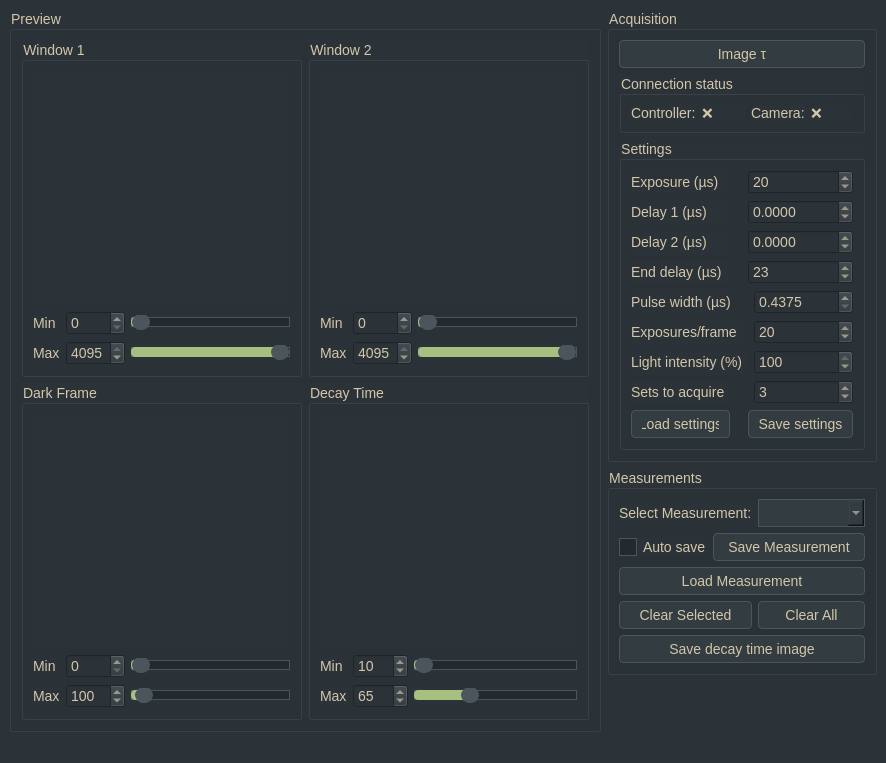
<?xml version="1.0" encoding="UTF-8"?>
<ui version="4.0">
 <class>MainWindow</class>
 <widget class="QMainWindow" name="MainWindow">
  <property name="geometry">
   <rect>
    <x>0</x>
    <y>0</y>
    <width>874</width>
    <height>763</height>
   </rect>
  </property>
  <property name="baseSize">
   <size>
    <width>1388</width>
    <height>1074</height>
   </size>
  </property>
  <property name="windowTitle">
   <string>MainWindow</string>
  </property>
  <property name="styleSheet">
   <string notr="true">QWidget {
    background-color: #2b3339;
    color: #d3c6aa;
    font-family: &quot;Segoe UI&quot;, &quot;DejaVu Sans&quot;, sans-serif;
    font-size: 14px;
}

/* ----- Buttons ----- */
QPushButton {
    background-color: #323c41;
    color: #d3c6aa;
    border: 1px solid #4c555b;
    border-radius: 4px;
    padding: 5px 10px;
}

QPushButton:hover {
    background-color: #374247;
    border: 1px solid #a7c080;
}

QPushButton:pressed {
    background-color: #a7c080;
    color: #2b3339;
}

/* ----- LineEdits / TextEdits ----- */
QLineEdit, QTextEdit, QPlainTextEdit {
    background-color: #232a2e;
    border: 1px solid #4c555b;
    padding: 4px;
    color: #d3c6aa;
    selection-background-color: #7fbbb3;
    selection-color: #2b3339;
}

QLineEdit:hover, QTextEdit:hover, QPlainTextEdit:hover {
    border: 1px solid #a7c080;
}

/* ----- Labels ----- */
QLabel {
    color: #d3c6aa;
}

/* ----- ComboBox ----- */
QComboBox {
    background-color: #323c41;
    border: 1px solid #4c555b;
    padding: 4px;
    color: #d3c6aa;
}

QComboBox:hover {
    border: 1px solid #a7c080;
}

QComboBox QAbstractItemView {
    background-color: #2b3339;
    selection-background-color: #7fbbb3;
    selection-color: #2b3339;
}

/* ----- Checkboxes &amp; Radio Buttons ----- */
QCheckBox, QRadioButton {
    spacing: 6px;
    color: #d3c6aa;
}

QCheckBox::indicator, QRadioButton::indicator {
    width: 16px;
    height: 16px;
    border: 1px solid #4c555b;
    background: #232a2e;
}

QCheckBox::indicator:hover, QRadioButton::indicator:hover {
    border: 1px solid #a7c080;
}

QCheckBox::indicator:checked, QRadioButton::indicator:checked {
    background: #a7c080;
    border: 1px solid #a7c080;
}

/* ----- Progress Bar ----- */
QProgressBar {
    border: 1px solid #4c555b;
    text-align: center;
    background-color: #232a2e;
    color: #d3c6aa;
}

QProgressBar::chunk {
    background-color: #a7c080;
}

/* ----- Scrollbars ----- */
QScrollBar:vertical {
    border: none;
    background: #232a2e;
    width: 10px;
    margin: 0px;
}

QScrollBar::handle:vertical {
    background: #4c555b;
    border-radius: 5px;
}

QScrollBar::handle:vertical:hover {
    background: #a7c080;
}

/* ----- Slider ----- */
QSlider::groove:horizontal {
    border: 1px solid #4c555b;
    height: 8px;
    background: #232a2e;
}

QSlider::handle:horizontal {
    background: #4c555b;
    border: 1px solid #4c555b;
    width: 16px;
    margin: -4px 0;
    border-radius: 8px;
}

QSlider::groove:horizontal:hover, QSlider::handle:horizontal:hover {
    border: 1px solid #a7c080;
}

QSlider::sub-page:horizontal {
    background: #a7c080;
    border-radius: 4px;
}

/* ----- Menus ----- */
QMenuBar {
    background-color: #323c41;
    color: #d3c6aa;
}

QMenuBar::item:selected {
    background: #7fbbb3;
    color: #2b3339;
}

QMenu {
    background-color: #2b3339;
    border: 1px solid #4c555b;
    color: #d3c6aa;
}

QMenu::item:selected {
    background-color: #7fbbb3;
    color: #2b3339;
}</string>
  </property>
  <widget class="QWidget" name="centralwidget">
   <layout class="QGridLayout" name="gridLayout_9">
    <item row="0" column="0" rowspan="3">
     <widget class="QGroupBox" name="preview_gb">
      <property name="sizePolicy">
       <sizepolicy hsizetype="Preferred" vsizetype="Preferred">
        <horstretch>0</horstretch>
        <verstretch>0</verstretch>
       </sizepolicy>
      </property>
      <property name="title">
       <string>Preview</string>
      </property>
      <layout class="QGridLayout" name="gridLayout_5">
       <item row="0" column="0">
        <widget class="QGroupBox" name="groupBox">
         <property name="sizePolicy">
          <sizepolicy hsizetype="Expanding" vsizetype="Expanding">
           <horstretch>0</horstretch>
           <verstretch>0</verstretch>
          </sizepolicy>
         </property>
         <property name="title">
          <string>Window 1</string>
         </property>
         <layout class="QGridLayout" name="gridLayout" rowstretch="1,0,0" columnstretch="0,0,0">
          <item row="1" column="1">
           <widget class="QSpinBox" name="window1_min_sb">
            <property name="minimumSize">
             <size>
              <width>55</width>
              <height>0</height>
             </size>
            </property>
            <property name="maximum">
             <number>4095</number>
            </property>
           </widget>
          </item>
          <item row="2" column="2">
           <widget class="QSlider" name="window1_max_hs">
            <property name="maximum">
             <number>4095</number>
            </property>
            <property name="value">
             <number>4095</number>
            </property>
            <property name="orientation">
             <enum>Qt::Orientation::Horizontal</enum>
            </property>
           </widget>
          </item>
          <item row="1" column="2">
           <widget class="QSlider" name="window1_min_hs">
            <property name="maximum">
             <number>4095</number>
            </property>
            <property name="orientation">
             <enum>Qt::Orientation::Horizontal</enum>
            </property>
           </widget>
          </item>
          <item row="0" column="0" colspan="3">
           <widget class="ImageLabel" name="window1_lbl">
            <property name="sizePolicy">
             <sizepolicy hsizetype="Expanding" vsizetype="Expanding">
              <horstretch>0</horstretch>
              <verstretch>0</verstretch>
             </sizepolicy>
            </property>
            <property name="minimumSize">
             <size>
              <width>257</width>
              <height>188</height>
             </size>
            </property>
            <property name="baseSize">
             <size>
              <width>517</width>
              <height>384</height>
             </size>
            </property>
            <property name="text">
             <string/>
            </property>
           </widget>
          </item>
          <item row="2" column="1">
           <widget class="QSpinBox" name="window1_max_sb">
            <property name="minimumSize">
             <size>
              <width>55</width>
              <height>0</height>
             </size>
            </property>
            <property name="maximum">
             <number>4095</number>
            </property>
            <property name="value">
             <number>4095</number>
            </property>
           </widget>
          </item>
          <item row="2" column="0">
           <widget class="QLabel" name="label_2">
            <property name="sizePolicy">
             <sizepolicy hsizetype="Fixed" vsizetype="Fixed">
              <horstretch>0</horstretch>
              <verstretch>0</verstretch>
             </sizepolicy>
            </property>
            <property name="text">
             <string>Max</string>
            </property>
           </widget>
          </item>
          <item row="1" column="0">
           <widget class="QLabel" name="label">
            <property name="sizePolicy">
             <sizepolicy hsizetype="Fixed" vsizetype="Fixed">
              <horstretch>0</horstretch>
              <verstretch>0</verstretch>
             </sizepolicy>
            </property>
            <property name="text">
             <string>Min</string>
            </property>
           </widget>
          </item>
         </layout>
        </widget>
       </item>
       <item row="0" column="1">
        <widget class="QGroupBox" name="groupBox_3">
         <property name="sizePolicy">
          <sizepolicy hsizetype="Expanding" vsizetype="Expanding">
           <horstretch>0</horstretch>
           <verstretch>0</verstretch>
          </sizepolicy>
         </property>
         <property name="title">
          <string>Window 2</string>
         </property>
         <layout class="QGridLayout" name="gridLayout_2" rowstretch="0,0,0" columnstretch="0,0,0">
          <item row="2" column="0">
           <widget class="QLabel" name="label_3">
            <property name="sizePolicy">
             <sizepolicy hsizetype="Fixed" vsizetype="Fixed">
              <horstretch>0</horstretch>
              <verstretch>0</verstretch>
             </sizepolicy>
            </property>
            <property name="text">
             <string>Max</string>
            </property>
           </widget>
          </item>
          <item row="1" column="0">
           <widget class="QLabel" name="label_4">
            <property name="sizePolicy">
             <sizepolicy hsizetype="Fixed" vsizetype="Fixed">
              <horstretch>0</horstretch>
              <verstretch>0</verstretch>
             </sizepolicy>
            </property>
            <property name="text">
             <string>Min</string>
            </property>
           </widget>
          </item>
          <item row="2" column="2">
           <widget class="QSlider" name="window2_max_hs">
            <property name="maximum">
             <number>4095</number>
            </property>
            <property name="value">
             <number>4095</number>
            </property>
            <property name="orientation">
             <enum>Qt::Orientation::Horizontal</enum>
            </property>
           </widget>
          </item>
          <item row="1" column="2">
           <widget class="QSlider" name="window2_min_hs">
            <property name="maximum">
             <number>4095</number>
            </property>
            <property name="orientation">
             <enum>Qt::Orientation::Horizontal</enum>
            </property>
           </widget>
          </item>
          <item row="0" column="0" colspan="3">
           <widget class="ImageLabel" name="window2_lbl">
            <property name="sizePolicy">
             <sizepolicy hsizetype="Expanding" vsizetype="Expanding">
              <horstretch>0</horstretch>
              <verstretch>0</verstretch>
             </sizepolicy>
            </property>
            <property name="minimumSize">
             <size>
              <width>257</width>
              <height>188</height>
             </size>
            </property>
            <property name="baseSize">
             <size>
              <width>517</width>
              <height>384</height>
             </size>
            </property>
            <property name="text">
             <string/>
            </property>
           </widget>
          </item>
          <item row="1" column="1">
           <widget class="QSpinBox" name="window2_min_sb">
            <property name="minimumSize">
             <size>
              <width>55</width>
              <height>0</height>
             </size>
            </property>
            <property name="maximum">
             <number>4095</number>
            </property>
           </widget>
          </item>
          <item row="2" column="1">
           <widget class="QSpinBox" name="window2_max_sb">
            <property name="minimumSize">
             <size>
              <width>55</width>
              <height>0</height>
             </size>
            </property>
            <property name="maximum">
             <number>4095</number>
            </property>
            <property name="value">
             <number>4095</number>
            </property>
           </widget>
          </item>
         </layout>
        </widget>
       </item>
       <item row="1" column="0">
        <widget class="QGroupBox" name="groupBox_5">
         <property name="sizePolicy">
          <sizepolicy hsizetype="Expanding" vsizetype="Expanding">
           <horstretch>0</horstretch>
           <verstretch>0</verstretch>
          </sizepolicy>
         </property>
         <property name="title">
          <string>Dark Frame</string>
         </property>
         <layout class="QGridLayout" name="gridLayout_4">
          <item row="1" column="1">
           <widget class="QSpinBox" name="dark_min_sb">
            <property name="minimumSize">
             <size>
              <width>55</width>
              <height>0</height>
             </size>
            </property>
            <property name="maximum">
             <number>4095</number>
            </property>
           </widget>
          </item>
          <item row="1" column="0">
           <widget class="QLabel" name="label_6">
            <property name="sizePolicy">
             <sizepolicy hsizetype="Fixed" vsizetype="Fixed">
              <horstretch>0</horstretch>
              <verstretch>0</verstretch>
             </sizepolicy>
            </property>
            <property name="text">
             <string>Min</string>
            </property>
           </widget>
          </item>
          <item row="2" column="1">
           <widget class="QSpinBox" name="dark_max_sb">
            <property name="minimumSize">
             <size>
              <width>55</width>
              <height>0</height>
             </size>
            </property>
            <property name="maximum">
             <number>4095</number>
            </property>
            <property name="value">
             <number>100</number>
            </property>
           </widget>
          </item>
          <item row="1" column="2">
           <widget class="QSlider" name="dark_min_hs">
            <property name="maximum">
             <number>4095</number>
            </property>
            <property name="orientation">
             <enum>Qt::Orientation::Horizontal</enum>
            </property>
           </widget>
          </item>
          <item row="0" column="0" colspan="3">
           <widget class="ImageLabel" name="dark_lbl">
            <property name="sizePolicy">
             <sizepolicy hsizetype="Expanding" vsizetype="Expanding">
              <horstretch>0</horstretch>
              <verstretch>0</verstretch>
             </sizepolicy>
            </property>
            <property name="minimumSize">
             <size>
              <width>257</width>
              <height>188</height>
             </size>
            </property>
            <property name="baseSize">
             <size>
              <width>517</width>
              <height>384</height>
             </size>
            </property>
            <property name="text">
             <string/>
            </property>
           </widget>
          </item>
          <item row="2" column="0">
           <widget class="QLabel" name="label_5">
            <property name="sizePolicy">
             <sizepolicy hsizetype="Fixed" vsizetype="Fixed">
              <horstretch>0</horstretch>
              <verstretch>0</verstretch>
             </sizepolicy>
            </property>
            <property name="text">
             <string>Max</string>
            </property>
           </widget>
          </item>
          <item row="2" column="2">
           <widget class="QSlider" name="dark_max_hs">
            <property name="maximum">
             <number>4095</number>
            </property>
            <property name="value">
             <number>100</number>
            </property>
            <property name="sliderPosition">
             <number>100</number>
            </property>
            <property name="orientation">
             <enum>Qt::Orientation::Horizontal</enum>
            </property>
           </widget>
          </item>
         </layout>
        </widget>
       </item>
       <item row="1" column="1">
        <widget class="QGroupBox" name="groupBox_4">
         <property name="sizePolicy">
          <sizepolicy hsizetype="Expanding" vsizetype="Expanding">
           <horstretch>0</horstretch>
           <verstretch>0</verstretch>
          </sizepolicy>
         </property>
         <property name="title">
          <string>Decay Time</string>
         </property>
         <layout class="QGridLayout" name="gridLayout_3">
          <item row="0" column="0" colspan="3">
           <widget class="ImageLabel" name="lifetime_lbl">
            <property name="sizePolicy">
             <sizepolicy hsizetype="Expanding" vsizetype="Expanding">
              <horstretch>0</horstretch>
              <verstretch>0</verstretch>
             </sizepolicy>
            </property>
            <property name="minimumSize">
             <size>
              <width>257</width>
              <height>188</height>
             </size>
            </property>
            <property name="baseSize">
             <size>
              <width>517</width>
              <height>384</height>
             </size>
            </property>
            <property name="text">
             <string/>
            </property>
           </widget>
          </item>
          <item row="1" column="0">
           <widget class="QLabel" name="label_8">
            <property name="sizePolicy">
             <sizepolicy hsizetype="Fixed" vsizetype="Fixed">
              <horstretch>0</horstretch>
              <verstretch>0</verstretch>
             </sizepolicy>
            </property>
            <property name="minimumSize">
             <size>
              <width>0</width>
              <height>0</height>
             </size>
            </property>
            <property name="text">
             <string>Min</string>
            </property>
           </widget>
          </item>
          <item row="1" column="2">
           <widget class="QSlider" name="lifetime_min_hs">
            <property name="maximum">
             <number>200</number>
            </property>
            <property name="orientation">
             <enum>Qt::Orientation::Horizontal</enum>
            </property>
           </widget>
          </item>
          <item row="2" column="0">
           <widget class="QLabel" name="label_7">
            <property name="sizePolicy">
             <sizepolicy hsizetype="Fixed" vsizetype="Fixed">
              <horstretch>0</horstretch>
              <verstretch>0</verstretch>
             </sizepolicy>
            </property>
            <property name="minimumSize">
             <size>
              <width>0</width>
              <height>0</height>
             </size>
            </property>
            <property name="text">
             <string>Max</string>
            </property>
           </widget>
          </item>
          <item row="2" column="2">
           <widget class="QSlider" name="lifetime_max_hs">
            <property name="maximum">
             <number>200</number>
            </property>
            <property name="value">
             <number>65</number>
            </property>
            <property name="orientation">
             <enum>Qt::Orientation::Horizontal</enum>
            </property>
           </widget>
          </item>
          <item row="1" column="1">
           <widget class="QSpinBox" name="lifetime_min_sb">
            <property name="minimumSize">
             <size>
              <width>55</width>
              <height>0</height>
             </size>
            </property>
            <property name="maximum">
             <number>200</number>
            </property>
            <property name="value">
             <number>10</number>
            </property>
           </widget>
          </item>
          <item row="2" column="1">
           <widget class="QSpinBox" name="lifetime_max_sb">
            <property name="minimumSize">
             <size>
              <width>55</width>
              <height>0</height>
             </size>
            </property>
            <property name="maximum">
             <number>200</number>
            </property>
            <property name="value">
             <number>65</number>
            </property>
           </widget>
          </item>
         </layout>
        </widget>
       </item>
      </layout>
     </widget>
    </item>
    <item row="0" column="1">
     <widget class="QGroupBox" name="groupBox_2">
      <property name="sizePolicy">
       <sizepolicy hsizetype="Fixed" vsizetype="Fixed">
        <horstretch>0</horstretch>
        <verstretch>0</verstretch>
       </sizepolicy>
      </property>
      <property name="minimumSize">
       <size>
        <width>0</width>
        <height>0</height>
       </size>
      </property>
      <property name="maximumSize">
       <size>
        <width>270</width>
        <height>16777215</height>
       </size>
      </property>
      <property name="title">
       <string>Acquisition</string>
      </property>
      <layout class="QGridLayout" name="gridLayout_7">
       <item row="0" column="0">
        <widget class="QPushButton" name="image_tau_btn">
         <property name="enabled">
          <bool>true</bool>
         </property>
         <property name="text">
          <string>Image τ</string>
         </property>
        </widget>
       </item>
       <item row="1" column="0">
        <widget class="QGroupBox" name="groupBox_9">
         <property name="minimumSize">
          <size>
           <width>0</width>
           <height>50</height>
          </size>
         </property>
         <property name="title">
          <string>Connection status</string>
         </property>
         <layout class="QGridLayout" name="gridLayout_11">
          <item row="0" column="0">
           <widget class="QLabel" name="label_21">
            <property name="text">
             <string>Controller:</string>
            </property>
           </widget>
          </item>
          <item row="0" column="1">
           <widget class="QLabel" name="controller_status_lbl">
            <property name="text">
             <string>❌</string>
            </property>
           </widget>
          </item>
          <item row="0" column="2">
           <widget class="QLabel" name="label_22">
            <property name="text">
             <string>Camera:</string>
            </property>
           </widget>
          </item>
          <item row="0" column="3">
           <widget class="QLabel" name="camera_status_lbl">
            <property name="text">
             <string>❌</string>
            </property>
           </widget>
          </item>
         </layout>
        </widget>
       </item>
       <item row="2" column="0">
        <widget class="QGroupBox" name="groupBox_6">
         <property name="title">
          <string>Settings</string>
         </property>
         <layout class="QGridLayout" name="gridLayout_6">
          <item row="6" column="1" colspan="4">
           <widget class="QLabel" name="label_13">
            <property name="text">
             <string>Light intensity (%)</string>
            </property>
           </widget>
          </item>
          <item row="5" column="5">
           <widget class="QSpinBox" name="exposures_per_frame_sb">
            <property name="minimum">
             <number>1</number>
            </property>
            <property name="maximum">
             <number>4095</number>
            </property>
            <property name="value">
             <number>20</number>
            </property>
           </widget>
          </item>
          <item row="10" column="4" colspan="2">
           <widget class="QPushButton" name="save_settings_btn">
            <property name="text">
             <string>Save settings</string>
            </property>
           </widget>
          </item>
          <item row="3" column="1">
           <widget class="QLabel" name="label_20">
            <property name="text">
             <string>End delay (µs)</string>
            </property>
           </widget>
          </item>
          <item row="4" column="1">
           <widget class="QLabel" name="label_11">
            <property name="text">
             <string>Pulse width (µs)</string>
            </property>
           </widget>
          </item>
          <item row="10" column="1">
           <widget class="QPushButton" name="load_settings_btn">
            <property name="text">
             <string>Load settings</string>
            </property>
           </widget>
          </item>
          <item row="1" column="1">
           <widget class="QLabel" name="label_9">
            <property name="text">
             <string>Delay 1 (µs)</string>
            </property>
           </widget>
          </item>
          <item row="7" column="5">
           <widget class="QSpinBox" name="sets_to_acquire_sb">
            <property name="minimum">
             <number>1</number>
            </property>
            <property name="maximum">
             <number>1000</number>
            </property>
            <property name="value">
             <number>3</number>
            </property>
           </widget>
          </item>
          <item row="2" column="1">
           <widget class="QLabel" name="label_10">
            <property name="text">
             <string>Delay 2 (µs)</string>
            </property>
           </widget>
          </item>
          <item row="5" column="1" colspan="3">
           <widget class="QLabel" name="label_12">
            <property name="text">
             <string>Exposures/frame</string>
            </property>
           </widget>
          </item>
          <item row="6" column="5">
           <widget class="QSpinBox" name="light_intensity_sb">
            <property name="maximum">
             <number>100</number>
            </property>
            <property name="singleStep">
             <number>1</number>
            </property>
            <property name="value">
             <number>100</number>
            </property>
           </widget>
          </item>
          <item row="7" column="1">
           <widget class="QLabel" name="label_14">
            <property name="text">
             <string>Sets to acquire</string>
            </property>
           </widget>
          </item>
          <item row="0" column="1">
           <widget class="QLabel" name="Exposure">
            <property name="text">
             <string>Exposure (µs)</string>
            </property>
           </widget>
          </item>
          <item row="1" column="4" colspan="2">
           <widget class="QDoubleSpinBox" name="delay1_sb">
            <property name="enabled">
             <bool>true</bool>
            </property>
            <property name="decimals">
             <number>4</number>
            </property>
            <property name="minimum">
             <double>-10000.250000000000000</double>
            </property>
            <property name="maximum">
             <double>3500.000000000000000</double>
            </property>
            <property name="singleStep">
             <double>0.062500000000000</double>
            </property>
           </widget>
          </item>
          <item row="2" column="4" colspan="2">
           <widget class="QDoubleSpinBox" name="delay2_sb">
            <property name="decimals">
             <number>4</number>
            </property>
            <property name="minimum">
             <double>-10000.250000000000000</double>
            </property>
            <property name="maximum">
             <double>3500.000000000000000</double>
            </property>
            <property name="singleStep">
             <double>0.062500000000000</double>
            </property>
           </widget>
          </item>
          <item row="0" column="4" colspan="2">
           <widget class="QSpinBox" name="exposure_sb">
            <property name="minimum">
             <number>19</number>
            </property>
            <property name="maximum">
             <number>30000000</number>
            </property>
            <property name="value">
             <number>20</number>
            </property>
           </widget>
          </item>
          <item row="3" column="4" colspan="2">
           <widget class="QSpinBox" name="end_delay_sb">
            <property name="maximum">
             <number>9999</number>
            </property>
            <property name="value">
             <number>23</number>
            </property>
           </widget>
          </item>
          <item row="4" column="5">
           <widget class="QDoubleSpinBox" name="pulse_width_sb">
            <property name="decimals">
             <number>4</number>
            </property>
            <property name="minimum">
             <double>0.437500000000000</double>
            </property>
            <property name="maximum">
             <double>10000.000000000000000</double>
            </property>
            <property name="singleStep">
             <double>0.062500000000000</double>
            </property>
           </widget>
          </item>
         </layout>
        </widget>
       </item>
      </layout>
     </widget>
    </item>
    <item row="1" column="1">
     <widget class="QGroupBox" name="groupBox_7">
      <property name="sizePolicy">
       <sizepolicy hsizetype="Fixed" vsizetype="Expanding">
        <horstretch>0</horstretch>
        <verstretch>0</verstretch>
       </sizepolicy>
      </property>
      <property name="maximumSize">
       <size>
        <width>270</width>
        <height>16777215</height>
       </size>
      </property>
      <property name="title">
       <string>Measurements</string>
      </property>
      <layout class="QGridLayout" name="gridLayout_8">
       <item row="0" column="0" colspan="2">
        <widget class="QLabel" name="label_15">
         <property name="sizePolicy">
          <sizepolicy hsizetype="Fixed" vsizetype="Fixed">
           <horstretch>0</horstretch>
           <verstretch>0</verstretch>
          </sizepolicy>
         </property>
         <property name="text">
          <string>Select Measurement:</string>
         </property>
        </widget>
       </item>
       <item row="0" column="2">
        <widget class="QComboBox" name="select_measurement_cb">
         <property name="sizePolicy">
          <sizepolicy hsizetype="Expanding" vsizetype="Minimum">
           <horstretch>0</horstretch>
           <verstretch>0</verstretch>
          </sizepolicy>
         </property>
        </widget>
       </item>
       <item row="1" column="0">
        <widget class="QCheckBox" name="auto_save_ckb">
         <property name="text">
          <string>Auto save</string>
         </property>
        </widget>
       </item>
       <item row="1" column="1" colspan="2">
        <widget class="QPushButton" name="save_images_btn">
         <property name="text">
          <string>Save Measurement</string>
         </property>
        </widget>
       </item>
       <item row="2" column="0" colspan="3">
        <widget class="QPushButton" name="load_image_sets_btn">
         <property name="sizePolicy">
          <sizepolicy hsizetype="Expanding" vsizetype="Fixed">
           <horstretch>0</horstretch>
           <verstretch>0</verstretch>
          </sizepolicy>
         </property>
         <property name="text">
          <string>Load Measurement</string>
         </property>
        </widget>
       </item>
       <item row="3" column="0" colspan="2">
        <widget class="QPushButton" name="clear_selected_measurement_btn">
         <property name="sizePolicy">
          <sizepolicy hsizetype="Expanding" vsizetype="Fixed">
           <horstretch>0</horstretch>
           <verstretch>0</verstretch>
          </sizepolicy>
         </property>
         <property name="text">
          <string>Clear Selected</string>
         </property>
        </widget>
       </item>
       <item row="3" column="2">
        <widget class="QPushButton" name="clear_measurements_btn">
         <property name="sizePolicy">
          <sizepolicy hsizetype="Expanding" vsizetype="Fixed">
           <horstretch>0</horstretch>
           <verstretch>0</verstretch>
          </sizepolicy>
         </property>
         <property name="text">
          <string>Clear All</string>
         </property>
        </widget>
       </item>
       <item row="4" column="0" colspan="3">
        <widget class="QPushButton" name="save_lifetime_image_btn">
         <property name="sizePolicy">
          <sizepolicy hsizetype="Expanding" vsizetype="Fixed">
           <horstretch>0</horstretch>
           <verstretch>0</verstretch>
          </sizepolicy>
         </property>
         <property name="text">
          <string>Save decay time image</string>
         </property>
        </widget>
       </item>
      </layout>
     </widget>
    </item>
    <item row="2" column="1">
     <spacer name="verticalSpacer">
      <property name="orientation">
       <enum>Qt::Orientation::Vertical</enum>
      </property>
      <property name="sizeHint" stdset="0">
       <size>
        <width>20</width>
        <height>40</height>
       </size>
      </property>
     </spacer>
    </item>
   </layout>
  </widget>
  <widget class="QMenuBar" name="menubar">
   <property name="geometry">
    <rect>
     <x>0</x>
     <y>0</y>
     <width>874</width>
     <height>33</height>
    </rect>
   </property>
  </widget>
  <widget class="QStatusBar" name="statusbar"/>
 </widget>
 <customwidgets>
  <customwidget>
   <class>ImageLabel</class>
   <extends>QLabel</extends>
   <header>main.py</header>
  </customwidget>
 </customwidgets>
 <resources/>
 <connections/>
</ui>
